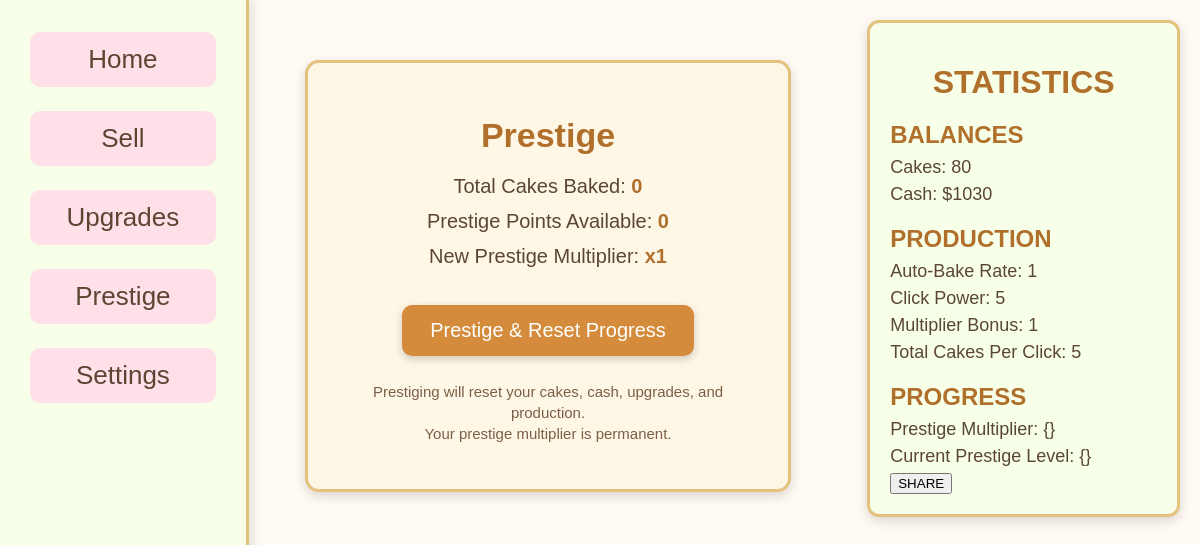
The app's page /prestige.php (signed in), older data.
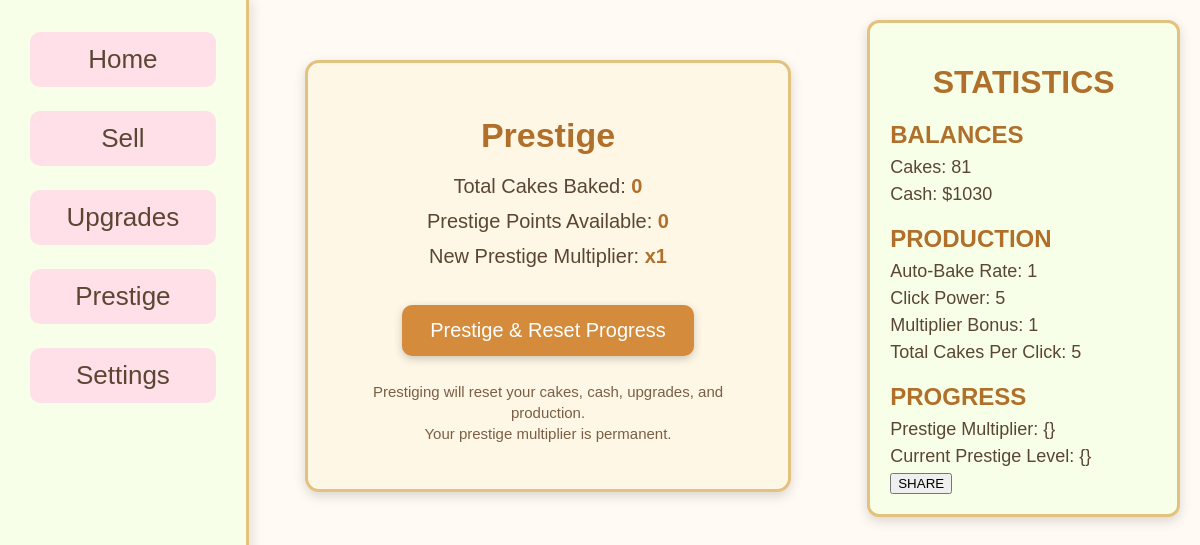
The same page, newer data.
### tables this page shows
CREATE TABLE "player_save" (
    id INTEGER PRIMARY KEY,
    cakes INTEGER DEFAULT 0,
    currency INTEGER DEFAULT 0, "multiplier" INTEGER DEFAULT 1, clickPower INTEGER DEFAULT 1, cps INTEGER DEFAULT 0, prestige_level INTEGER DEFAULT 0, prestige_multiplier REAL DEFAULT 1, "lifetime" INTEGER DEFAULT 0, `bonus` INTEGER DEFAULT 0,
    FOREIGN KEY (id) REFERENCES users(id)
);

### prestige.php (the view, shortened to what this page needs)
<?php
$current_cakes = 0;
$current_currency = 0;
$current_multiplier = 1;
$current_clickPower = 1;
$current_cps = 0;
require_once __DIR__ . '/php/config.php';
if(isset($_SESSION['user_id'])) {
    try {
        $dsn = "sqlite:$db";
        $pdo = new \PDO($dsn);
        $pdo->setAttribute(\PDO::ATTR_ERRMODE, \PDO::ERRMODE_EXCEPTION);
        $stmt = $pdo->prepare("
            SELECT cakes, currency, multiplier, clickPower, cps, bonus
            FROM player_save
            WHERE id = :user_id
        ");
        $stmt->execute([':user_id' => $_SESSION['user_id']]);
        $player_data = $stmt->fetch(\PDO::FETCH_ASSOC);
        if($player_data) {
            $current_cakes = (int)$player_data['cakes'];
            $current_currency = (int)$player_data['currency'];
            $current_multiplier = (int)$player_data['multiplier'];
            $current_clickPower = (int)$player_data['clickPower'];
            $current_cps = (int)$player_data['cps'];
        }
    } catch (\PDOException $e) {
        echo "Database connection failed: " . $e->getMessage();
    }
} else {
    header("Location: index.php");
    exit();
}
?>
<!DOCTYPE html>
<html lang="en">
<head>
    <link rel="stylesheet" href="Styles/index.css">
</head>
<body>
<div class="column1">
    <div id="nav">
        <ul>
            <li><a href="index.php"><button>Home</button></a></li>
            <li><a href="sell_cakes.php"><button>Sell</button></a></li>
            <li><a href="upgrades.php"><button>Upgrades</button></a></li>
            <li><a href="prestige.html"><button>Prestige</button></a></li>
            <li><a href="settings.php"><button id="settingsButton">Settings</button></a></li>
        </ul>
    </div>
</div>
<div class="column2">
    <div class="prestige-container">
        <h1>Prestige</h1>
        <p class="prestige-info">
            Total Cakes Baked: <strong id="totalCakesBaked">0</strong>
        </p>
        <p class="prestige-info">
            Prestige Points Available: <strong id="prestigePoints">0</strong>
        </p>
        <p class="prestige-info">
            New Prestige Multiplier: <strong id="newPrestigeMultiplier">x1</strong>
        </p>
        <button id="prestigeButton" class="prestige-btn">
            Prestige & Reset Progress
        </button>
        <p class="prestige-warning">
            Prestiging will reset your cakes, cash, upgrades, and production.<br>
            Your prestige multiplier is permanent.
        </p>
    </div>
</div>
<div class="column3">
    <div id="stats">
        <h1>STATISTICS</h1>
        <h2>BALANCES</h2>
        <ul>
            <li>Cakes: <span id="cakeStat" data-cake><?php echo $current_cakes; ?></span></li>
            <li>Cash: $<span id="money"><?php echo $current_currency; ?></span></li>
        </ul>
        <h2>PRODUCTION</h2>
        <ul>
            <li>Auto-Bake Rate: <?php echo $current_cps?></li>
            <li>Click Power: <?php echo $current_clickPower ?></li>
            <li>Multiplier Bonus: <?php echo $current_multiplier?></li>
            <li>Total Cakes Per Click: <?php echo $current_clickPower * $current_multiplier?></li>
        </ul>
        <h2>PROGRESS</h2>
        <ul>
            <li>Prestige Multiplier: {}</li>
            <li>Current Prestige Level: {} </li>
        </ul>
        <button>SHARE</button>
    </div>
</div>
</body>
</html>

### Styles/index.css (style rules this page uses)
html, body { margin: 0; padding: 0; height: 100%; background-color: #fffaf3; font-family: 'Trebuchet MS', sans-serif; color: #5a4633; }
body { display: flex; flex-direction: row; min-height: 100vh; }
.column1 { width: 22%; background-color: #f7ffe8; border-right: 3px solid #e3c27d; padding-top: 20px; box-shadow: 4px 0 10px rgba(0,0,0,0.1); }
#nav ul { list-style: none; padding: 0; margin: 0; }
#nav ul li { padding: 12px 30px; }
#nav ul li button { width: 100%; font-size: 26px; padding: 12px; border-radius: 10px; border: none; background-color: #ffe0e8; color: #5a4633; cursor: pointer; transition: 0.2s ease; }
.column2 { width: 50%; padding: 20px; }
.column3 { width: 28%; padding: 20px; }
#stats { background-color: #f7ffe8; border: 3px solid #e3c27d; border-radius: 12px; padding: 20px; box-shadow: 0 4px 12px rgba(0,0,0,0.15); }
#stats h1 { text-align: center; margin-bottom: 15px; color: #b06f2a; }
#stats h2 { margin-top: 20px; margin-bottom: 8px; color: #b06f2a; }
#stats ul { list-style: none; padding: 0; margin: 0; }
#stats ul li { margin: 6px 0; font-size: 18px; }
.prestige-container { background: #fff7e6; border: 3px solid #e3c27d; border-radius: 14px; padding: 30px; width: 420px; margin: 40px auto; text-align: center; box-shadow: 0 4px 12px rgba(0,0,0,0.15); }
.prestige-container h1 { font-size: 34px; color: #b06f2a; margin-bottom: 20px; }
.prestige-info { font-size: 20px; margin: 12px 0; }
.prestige-info strong { color: #b06f2a; }
.prestige-btn { background: #d48c3c; color: white; border: none; padding: 14px 28px; font-size: 20px; border-radius: 10px; margin-top: 25px; cursor: pointer; transition: 0.2s ease; box-shadow: 0 3px 8px rgba(0,0,0,0.2); }
.prestige-warning { margin-top: 25px; font-size: 15px; color: #7a5f45; line-height: 1.4; }

Row changes from the older to the newer data that the page shows:
changed player_save: cakes "80" → "81"
